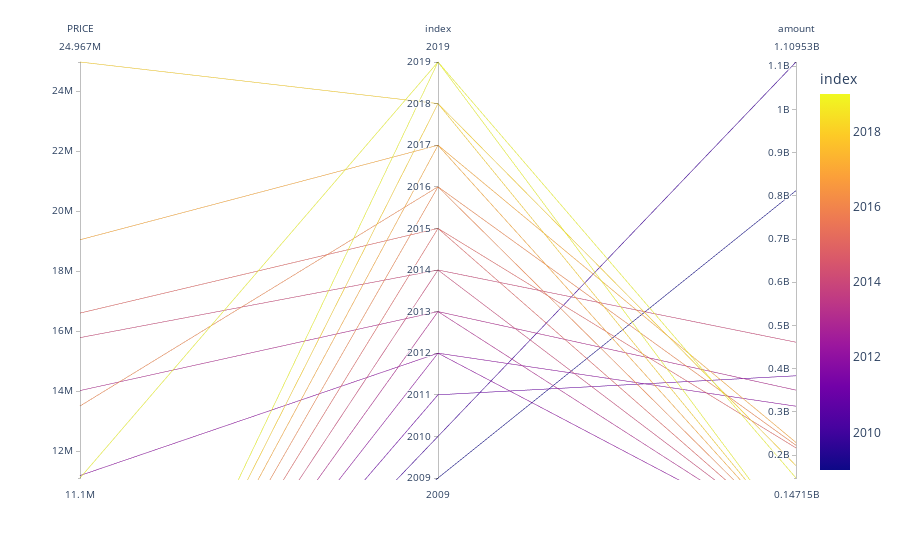

The code cell stored with this chart in its notebook:
### Markdown cell above
### Plot Data

### Code cell
# Use parallel_coordinates to plot data
px.parallel_coordinates(amounts, color='index')

### Figure 1 — Plotly figure (JSON) as saved in the notebook; plotly's stock layout.template omitted (floating-point values rounded to 4 significant figures)
{"data": [{"dimensions": [{"label": "PRICE", "values": [11180000.0, 14010000.0, 15780000.0, 16600000.0, 13500000.0, 19040000.0, 24970000.0, 11100000.0, null, null, null, null, null, null, null, null, null, null, null]}, {"label": "index", "values": [2012, 2013, 2014, 2015, 2016, 2017, 2018, 2019, 2009, 2010, 2011, 2012, 2013, 2014, 2015, 2016, 2017, 2018, 2019]}, {"label": "amount", "values": [null, null, null, null, null, null, null, null, 811900000.0, 1110000000.0, 383600000.0, 313200000.0, 350400000.0, 461300000.0, 216800000.0, 222800000.0, 229400000.0, 175800000.0, 147200000.0]}], "domain": {"x": [0.0, 1.0], "y": [0.0, 1.0]}, "line": {"color": [2012, 2013, 2014, 2015, 2016, 2017, 2018, 2019, 2009, 2010, 2011, 2012, 2013, 2014, 2015, 2016, 2017, 2018, 2019], "coloraxis": "coloraxis"}, "name": "", "type": "parcoords"}], "layout": {"coloraxis": {"colorbar": {"title": {"text": "index"}}, "colorscale": [[0.0, "#0d0887"], [0.1111, "#46039f"], [0.2222, "#7201a8"], [0.3333, "#9c179e"], [0.4444, "#bd3786"], [0.5556, "#d8576b"], [0.6667, "#ed7953"], [0.7778, "#fb9f3a"], [0.8889, "#fdca26"], [1.0, "#f0f921"]]}, "legend": {"tracegroupgap": 0}, "margin": {"t": 60}}}
